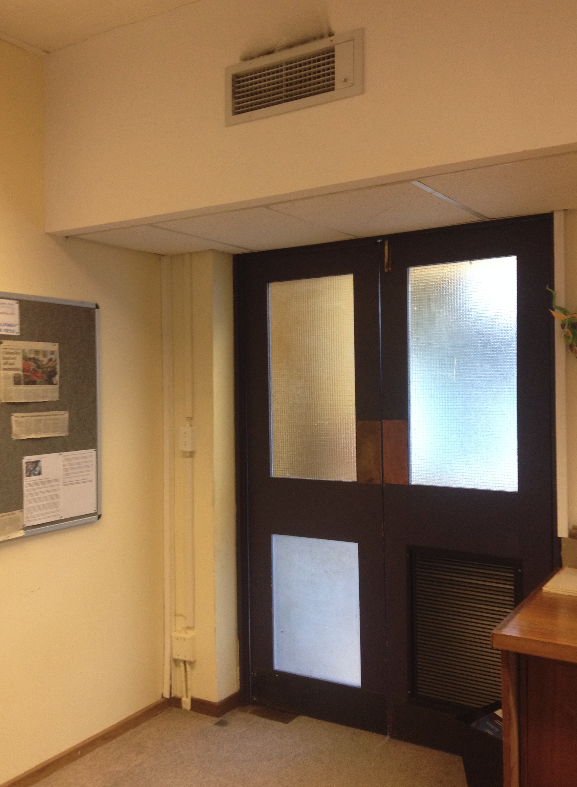
//> input picture meh/Images/model_1/object.png, 577 x 787 px
$ ./main   (built with g++ and OpenCV 4)
//> lines starting //> are read from the running program, lines starting //| are printed output that depends on the picture
#include <stdio.h>
#include <iostream>
#include <opencv2/core/core.hpp>
#include <opencv2/features2d.hpp>
#include <opencv2/highgui.hpp>
#include <opencv2/calib3d.hpp>
#include <opencv2/xfeatures2d.hpp>


using namespace cv;
using namespace cv::xfeatures2d;
using namespace std;

void readme();

/** @function main */
int main()
{

  Mat img_object = imread( "../Images/model_1/object.png", IMREAD_GRAYSCALE );
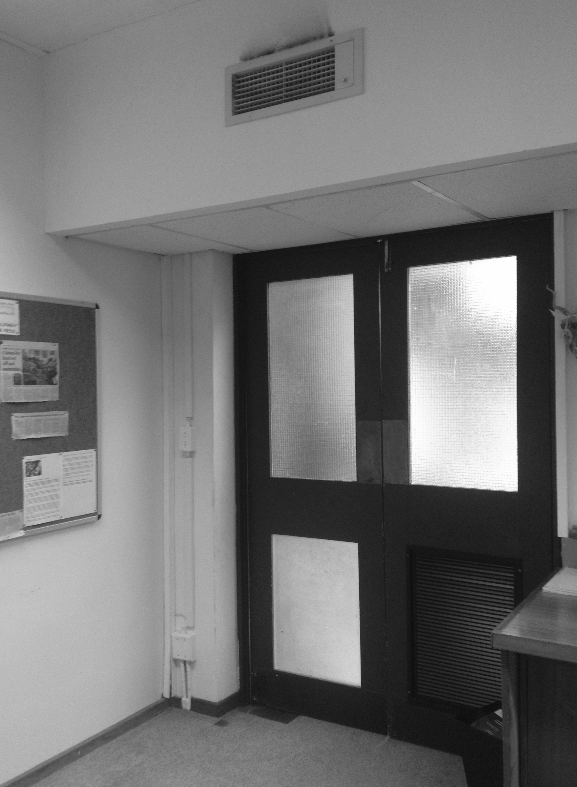
//> img_object: 787 rows x 577 cols, CV_8UC1; min 9, max 255, mean 115.6
  Mat img_scene = imread( "../Images/model_1/scene.png", IMREAD_GRAYSCALE );
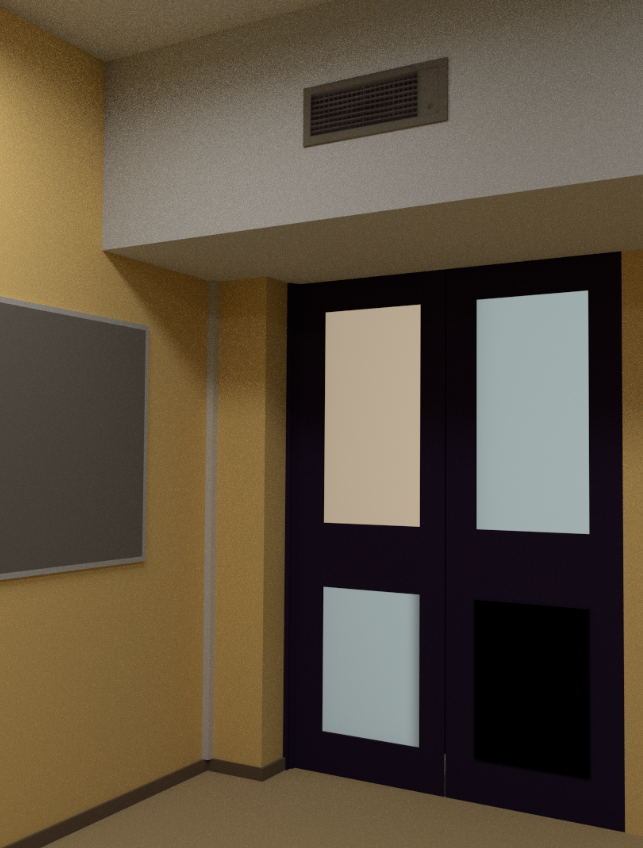
//> input picture meh/Images/model_1/scene.png, 643 x 848 px
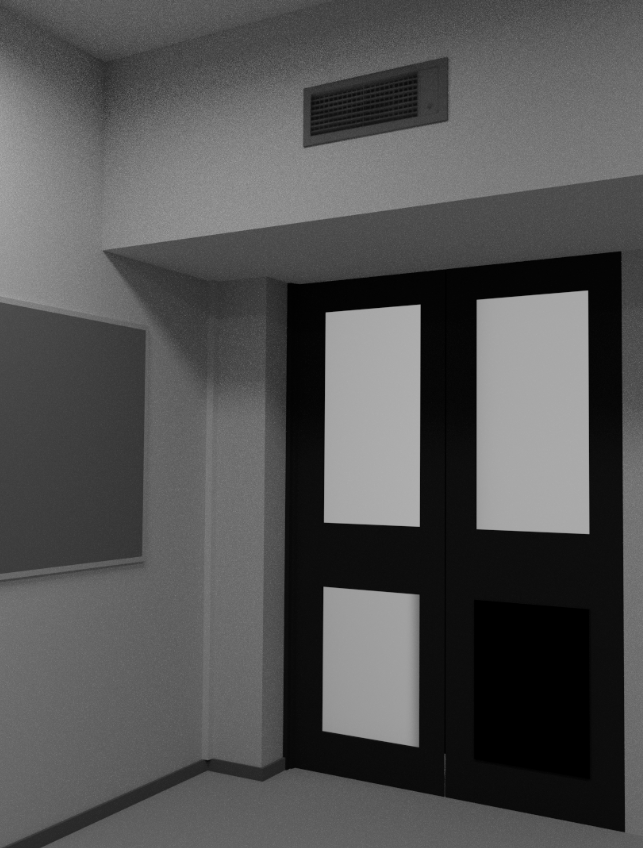
//> img_scene: 848 rows x 643 cols, CV_8UC1; min 0, max 176, mean 83.2

  if( !img_object.data || !img_scene.data )
  { std::cout<< " --(!) Error reading images " << std::endl; return -1; }


  //-- Step 1: Detect the keypoints and extract descriptors using SURF
  int minHessian = 450;

  //SurfFeatureDetector detector(minHessian);
//> (the run ends here: the program stops with an error, at `Ptr<xfeatures2d::SURF> surf = xfeatures2d::SURF::create();`)
